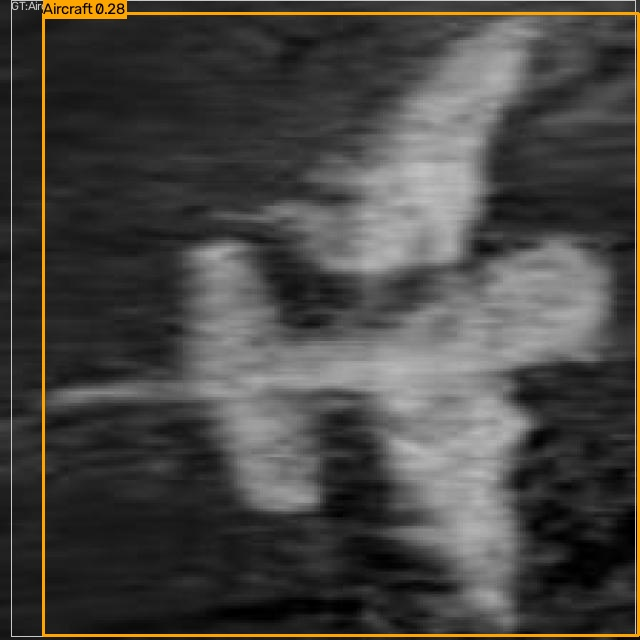
#> input picture experiments/model_evaluation/Aqua_Vision_Submission_Package/sample_predictions/pred_Aircraft_roboflow_aircraft_plane-008_png.rf.6ff9bba216c1315a8992d958ddb5359f.jpg, 640 x 640 px
$ python -i morphological_highlight_shadow.py   (imports and definitions only)   (older library calls are emulated)
#> lines starting #> are read from the running program, lines starting #| are printed output that depends on the picture
#> further down, picture is the input picture: shape (640, 640, 3); mean B, G, R 66.7, 69.9, 71.7
"""
Side-Scan Sonar Morphological Highlight–Shadow Separation Module (Task P4)
===========================================================================
Project: AI-Powered Automated Underwater Marine Debris and Anomaly Detection
Subsystem: Member 2 (Computer Vision & Sonar Processing)
Active Dataset: SIH_Anomaly_V1 (3 Classes: shipwreck, aircraft, mine)

Purpose & Physical Context:
---------------------------
In side-scan sonar (SSS) imagery, objects resting on the seabed create a dual
acoustic response known as the "Highlight–Shadow Pair":
1. Acoustic Highlight: Incident acoustic wavefront strikes the proud structure,
   generating strong specular or diffuse backscatter (high pixel intensity).
2. Acoustic Shadow: Immediately behind the object (away from the transducer),
   acoustic rays are obstructed, creating a zero-backscatter void (dark pixels).

However, natural seafloor morphology (sand megaripples, rocky outcrops, seabed
depressions, dredge marks) also generates alternating bright ridges and dark
shadow troughs that can mimic man-made debris and cause false alarms.

Mathematical Morphology:
------------------------
This module implements mathematical morphology (Matheron & Serra, 1982) to
decompose side-scan sonar imagery into separate highlight and shadow components:

1. White Top-Hat (WTH):
   WTH(I) = I - (I ∘ S) = I - dilate(erode(I, S), S)
   Morphological opening (I ∘ S) eliminates bright structures smaller than
   structuring element S. Subtracting the opened image from the original isolates
   local acoustic highlights.

2. Black-Hat / Bottom-Hat (BTH):
   BTH(I) = (I ● S) - I = erode(dilate(I, S), S) - I
   Morphological closing (I ● S) bridges dark troughs smaller than structuring
   element S. Subtracting the original from the closed image isolates localized
   acoustic shadow voids.

Scientific & Algorithmic Boundary:
----------------------------------
- Top-Hat and Black-Hat filtering alone do NOT perform automated semantic
  segmentation or object detection; they provide radiometric feature maps.
- Enhanced highlight/shadow responses are not guaranteed to be marine debris;
  natural seabed clutter also produces responses.
- Evaluated independently from earlier preprocessing stages directly on raw
  sonar imagery.
"""

from typing import Any, Dict, Optional, Tuple, Union
import cv2
import numpy as np


def get_structuring_element(
    kernel_size: int = 9,
    kernel_shape: str = "ellipse",
) -> np.ndarray:
    """
    Generate an OpenCV structuring element with guaranteed odd dimensions.

    Parameters
    ----------
    kernel_size : int
        Size of the structuring element (e.g., 5, 9, 15). If even, incremented by 1.
    kernel_shape : str
        Geometric shape: 'ellipse' (isotropic disk), 'rect' (box), 'cross' (plus).

    Returns
    -------
    np.ndarray
        2D structuring element array.
    """
    if kernel_size % 2 == 0:
        kernel_size += 1

    shape_map = {
        "ellipse": cv2.MORPH_ELLIPSE,
        "rect": cv2.MORPH_RECT,
        "rectangle": cv2.MORPH_RECT,
        "cross": cv2.MORPH_CROSS,
    }
    cv_shape = shape_map.get(kernel_shape.lower(), cv2.MORPH_ELLIPSE)
    return cv2.getStructuringElement(cv_shape, (kernel_size, kernel_size))


def extract_luminance(image: np.ndarray) -> np.ndarray:
    """
    Extract single-channel 8-bit luminance from grayscale or BGR images.
    For 3-channel images, uses perceived luminance (Y from YCrCb / L from LAB).
    """
    if image.ndim == 2:
        return image.copy()
    elif image.ndim == 3 and image.shape[2] == 3:
        # Convert BGR to Grayscale via standard Rec.601 luma
        return cv2.cvtColor(image, cv2.COLOR_BGR2GRAY)
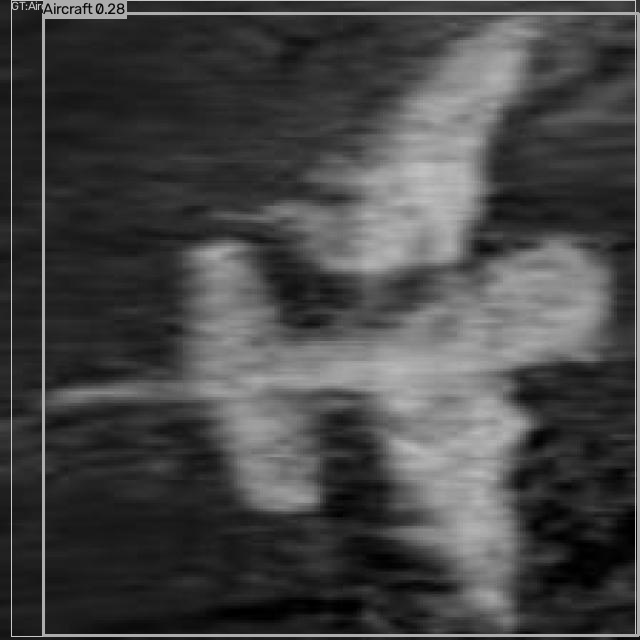
#> returned value: shape (640, 640); min 0, max 205, mean 70.1
    else:
        raise ValueError(f"Unsupported image shape: {image.shape}")


# [54 lines left out: functions apply_white_tophat, apply_black_hat, not called in this run]


def compute_highlight_shadow_pair(
    image: np.ndarray,
    kernel_size: int = 9,
    kernel_shape: str = "ellipse",
) -> Tuple[np.ndarray, np.ndarray]:
    """
    Simultaneously compute White Top-Hat and Black-Hat responses.

    Parameters
    ----------
    image : np.ndarray
        Input sonar image (uint8).
    kernel_size : int
        Structuring element size.
    kernel_shape : str
        'ellipse' or 'rect'.

    Returns
    -------
    Tuple[np.ndarray, np.ndarray]
        (white_tophat_highlights, black_hat_shadows)
    """
    gray = extract_luminance(image)
    se = get_structuring_element(kernel_size, kernel_shape)
    wth = cv2.morphologyEx(gray, cv2.MORPH_TOPHAT, se)
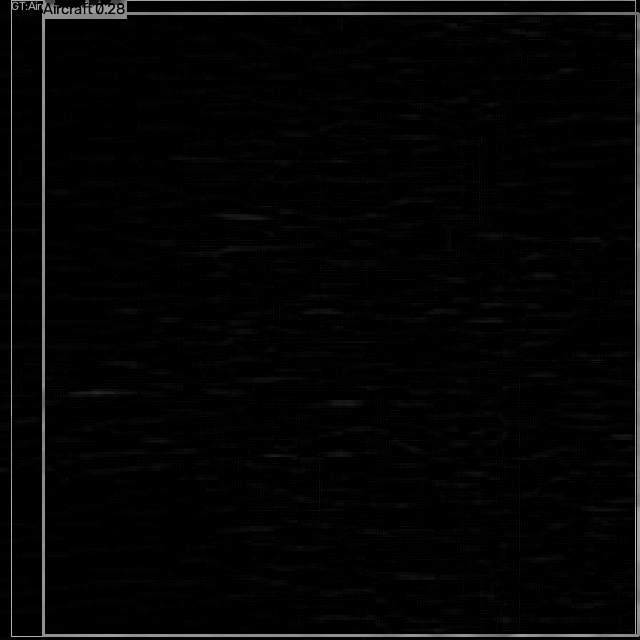
#> wth: shape (640, 640); min 0, max 192, mean 4.8
    bth = cv2.morphologyEx(gray, cv2.MORPH_BLACKHAT, se)
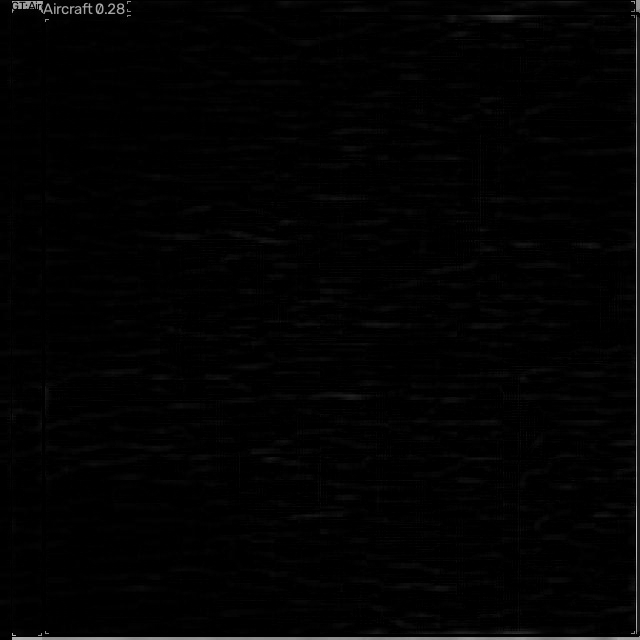
#> bth: shape (640, 640); min 0, max 191, mean 2.8
    return wth, bth


# [160 lines left out: functions create_combined_representation, compute_morphological_metrics, not called in this run]


# Standard P4 parameter configurations for evaluation
CONFIG_P4_K5_ELLIPSE = {
    "name": "Config 1: 5x5 Ellipse",
    "kernel_size": 5,
    "kernel_shape": "ellipse",
    "description": "Small 5x5 disk kernel; sensitive to micro-targets, prone to high-frequency speckle.",
}

CONFIG_P4_K9_ELLIPSE = {
    "name": "Config 2: 9x9 Ellipse (Recommended)",
    "kernel_size": 9,
    "kernel_shape": "ellipse",
    "description": "Medium 9x9 disk kernel; optimal balance between target highlight/shadow extraction and seabed clutter suppression.",
}

CONFIG_P4_K15_ELLIPSE = {
    "name": "Config 3: 15x15 Ellipse",
    "kernel_size": 15,
    "kernel_shape": "ellipse",
    "description": "Large 15x15 disk kernel; extracts broad shadow extents, but heavily activates natural seabed sand ripples.",
}

CONFIG_P4_K9_RECT = {
    "name": "Config 4: 9x9 Rectangular",
    "kernel_size": 9,
    "kernel_shape": "rect",
    "description": "Medium 9x9 rectangular kernel; enhances rectilinear man-made geometry (crab pots), slight Cartesian corner bias.",
}

>>> import cv2
>>> picture = cv2.imread('../experiments/model_evaluation/Aqua_Vision_Submission_Package/sample_predictions/pred_Aircraft_roboflow_aircraft_plane-008_png.rf.6ff9bba216c1315a8992d958ddb5359f.jpg')
>>> result = compute_highlight_shadow_pair(picture)

$ run again, on experiments/model_evaluation/Aqua_Vision_Submission_Package/sample_predictions/pred_Fishing Gear_baycove_07_07_png_jpg.rf.4c2d86c1becfaf0c5471fca9f6e3dbfb.jpg
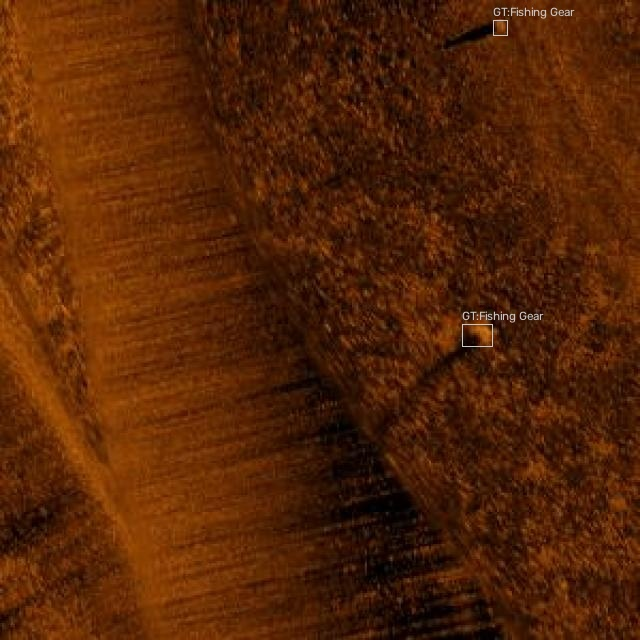
#> input picture experiments/model_evaluation/Aqua_Vision_Submission_Package/sample_predictions/pred_Fishing Gear_baycove_07_07_png_jpg.rf.4c2d86c1becfaf0c5471fca9f6e3dbfb.jpg, 640 x 640 px
#> picture is the input picture: shape (640, 640, 3); mean B, G, R 6.8, 36.1, 84.8
#> in extract_luminance, `return cv2.cvtColor(image, cv2.COLOR_BGR2GRAY)`:
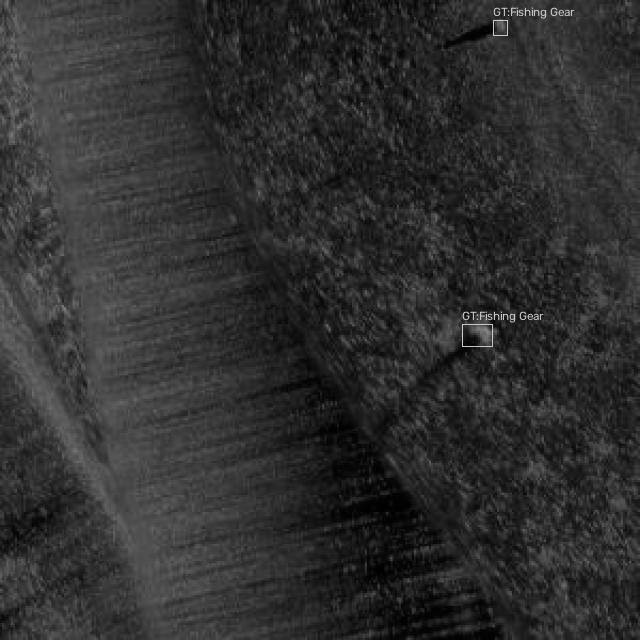
#> returned value: shape (640, 640); min 0, max 205, mean 47.3
#> in compute_highlight_shadow_pair, `bth = cv2.morphologyEx(gray, cv2.MORPH_BLACKHAT, se)`:
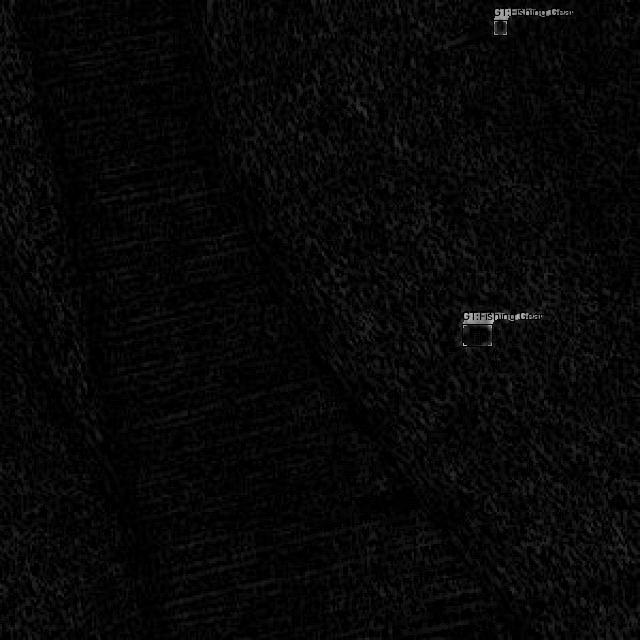
#> bth: shape (640, 640); min 0, max 198, mean 7.5
